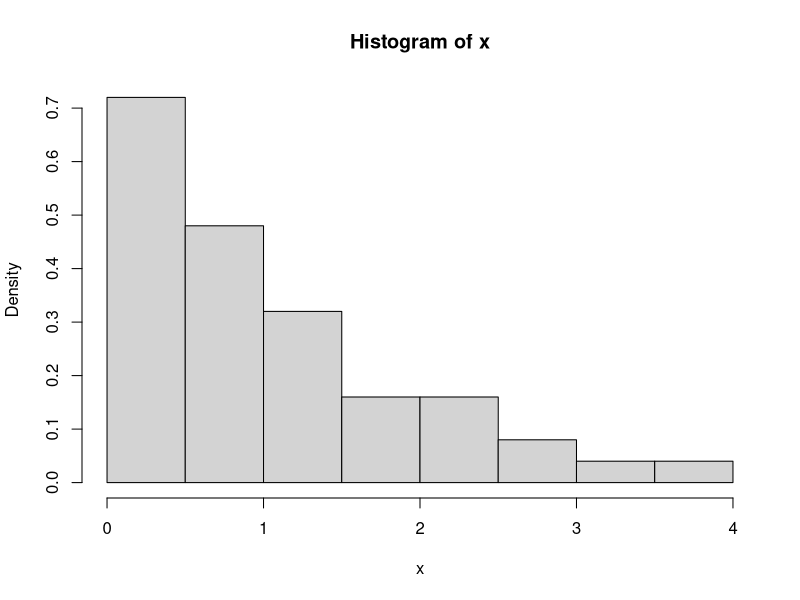
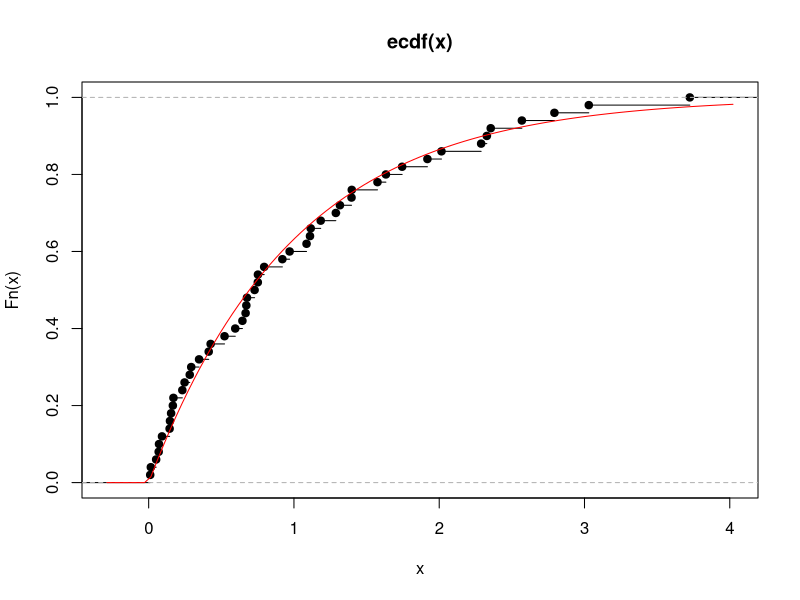

Write R code to recreate these figures, in order.

# Test Kolmogorov-Smirnov
set.seed(10)
x <- rexp(50, rate = 1)
hist(x, freq = F)

plot(ecdf(x))
curve(pexp(x), add = T, col = "red")
# --- Test con la función ---
ks.test(x, "pexp", rate = 1)

# --- Cálculo manual ---
x_sorted <- sort(x)
n <- length(x_sorted)

F0 <- pexp(x_sorted, rate = 1)

F_emp_abajo <- (0:(n-1))/(n)
F_emp_arriba <- (1:n)/(n)

Dplus  <- max(F_emp_arriba - F0);Dplus
Dminus <- max(F0 - F_emp_abajo);Dminus
D_manual <- max(Dplus, Dminus)
D_manual

k = 100
p_value <- 2 * sum((-1)^(1:k - 1) * exp(-2 * (1:k)^2 * D_manual^2 * n))
p_value


# Test Chi-Cuadrado
#Ej Experimeto dados
# Datos
obs <- c(1,9,10,18,12,10) 
n <- sum(obs);n

# Hipótesis H0: p = rep(1/6,6)
p0 <- rep(1/6, 6)
exp <- n * p0;exp
(obs - exp)
# Estadístico chi-cuadrado manual
chi_comp <- (obs - exp)^2 / exp;chi_comp
chi2_stat <- sum(chi_comp);chi2_stat
df <- length(obs) - 1
p_value <- 1 - pchisq(chi2_stat, df);p_value

# Resultados manuales
chi2_stat
chi_comp
p_value
df

# Usando la función integrada 
chisq.test(x = obs, p = p0, correct = FALSE)


# Ejemplo Exp Cortando los intervalos
# Datos de ejemplo (sustituya x por sus datos)
x <- rexp(50, rate = 1)   # ejemplo: n = 50

# Cortes
cuts <- c(0, 0.5, 1, 1.5, 2, Inf)
n <- length(x)

# lambda conocida (ejemplo)
lambda0 <- 1

# Probabilidades teóricas
p <- numeric(length(cuts)-1)
for (j in seq_along(p)) {
  a1 <- cuts[j]; a2 <- cuts[j+1]
  p[j] <- (exp(-lambda0 * a1) - exp(-lambda0 * ifelse(is.infinite(a2), Inf, a2)))
}

# Si a2 == Inf, exp(-lambda*a2) = 0 so formula reduces correctly
p
# Frecuencias esperadas y observadas
E <- n * p;E
O <- as.numeric(table(cut(x, breaks = cuts, right = FALSE))); O

# Estadístico chi-cuadrado manual
chi2_stat <- sum((O - E)^2 / E)

# grados de libertad: k - 1 (lambda conocida)
df <- length(E) - 1
p_value <- 1 - pchisq(chi2_stat, df);p_value

list(O = O, E = E, chi2 = chi2_stat, df = df, p_value = p_value)

chisq.test(x = O, p = E, correct = FALSE, rescale.p = TRUE)
